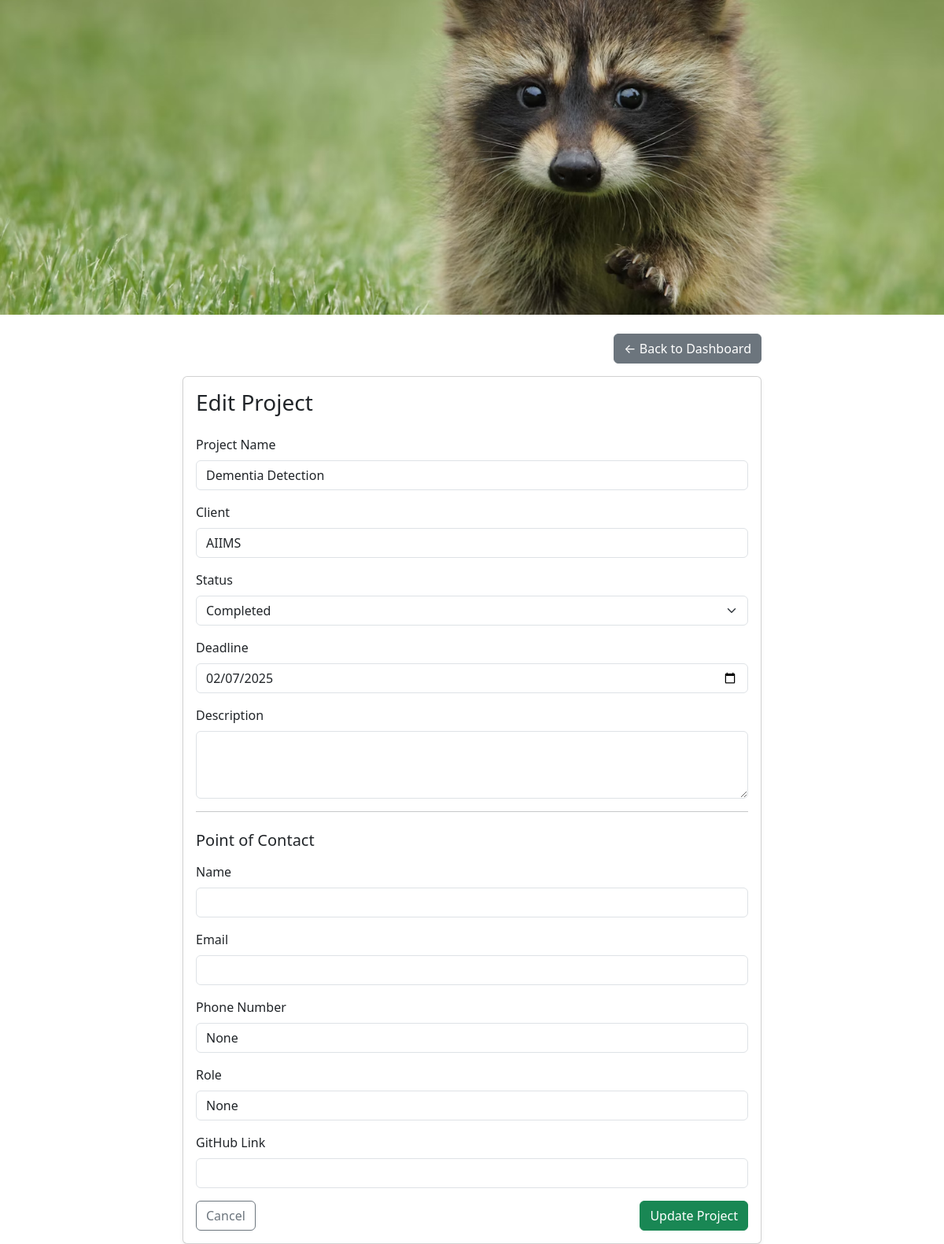
/edit_project/2 (signed in), run on the app's committed database.
### models.py (models this page shows)
class User(db.Model, UserMixin):
    id = db.Column(db.Integer, primary_key=True)
    email = db.Column(db.String(150), unique=True, nullable=False)
    password = db.Column(db.String(256), nullable=False)
    name = db.Column(db.String(256), nullable=False)
    banner_image = db.Column(db.String(100), nullable=True)  # store image filename or URL

class Project(db.Model):
    id = db.Column(db.Integer, primary_key=True)
    name = db.Column(db.String(150), nullable=False)
    client = db.Column(db.String(100))
    status = db.Column(db.String(50), default='Not Started')
    deadline = db.Column(db.Date)
    description = db.Column(db.Text)
    poc_name = db.Column(db.String(100))
    poc_email = db.Column(db.String(100))
    poc_number = db.Column(db.String(100))
    poc_role = db.Column(db.String(100))
    github_link = db.Column(db.String(255))
    created_at = db.Column(db.DateTime, default=datetime.utcnow)
    user_id = db.Column(db.Integer, db.ForeignKey('user.id'), nullable=False)

### app.py (the view, shortened to what this page needs)
@app.route('/edit_project/<int:project_id>', methods=['GET', 'POST'])
@login_required
def edit_project(project_id):
    project = Project.query.get_or_404(project_id)
    if project.user_id != current_user.id:
        flash('Unauthorized access.')
        return redirect(url_for('dashboard'))
    return render_template('edit_project.html', project=project)

### app.py (called while the page is built)
@login_manager.user_loader
def load_user(user_id):
	return User.query.get(int(user_id))

### templates/edit_project.html
{% extends "layout.html" %}
{% block content %}
<div class="row justify-content-center">
  <div class="col-md-8">
    <div class="d-flex justify-content-end mb-3">
  <a href="{{ url_for('dashboard') }}" class="btn btn-secondary">← Back to Dashboard</a>
</div>
    <div class="card shadow-sm">
      <div class="card-body">
        <h3 class="card-title mb-4">Edit Project</h3>
        <form method="POST">
          <div class="mb-3">
            <label class="form-label">Project Name</label>
            <input name="name" class="form-control" value="{{ project.name }}" required>
          </div>
          <div class="mb-3">
            <label class="form-label">Client</label>
            <input name="client" class="form-control" value="{{ project.client }}">
          </div>
          <div class="mb-3">
            <label class="form-label">Status</label>
            <select name="status" class="form-select">
              {% for option in ['Not Started', 'In Progress', 'Completed'] %}
              <option value="{{ option }}" {% if project.status == option %}selected{% endif %}>{{ option }}</option>
              {% endfor %}
            </select>
          </div>
          <div class="mb-3">
            <label class="form-label">Deadline</label>
            <input name="deadline" type="date" class="form-control"
                   value="{{ project.deadline.strftime('%Y-%m-%d') if project.deadline else '' }}">
          </div>
          <div class="mb-3">
            <label class="form-label">Description</label>
            <textarea name="description" class="form-control" rows="3">{{ project.description }}</textarea>
          </div>
          <hr>
          <h5 class="mt-4 mb-3">Point of Contact</h5>
          <div class="mb-3">
            <label class="form-label">Name</label>
            <input name="poc_name" value="{{ project.poc_name }}" class="form-control">
          </div>
          <div class="mb-3">
            <label class="form-label">Email</label>
            <input name="poc_email" value="{{ project.poc_email }}" type="email" class="form-control">
          </div>
          <div class="mb-3">
            <label class="form-label">Phone Number</label>
            <input name="poc_number" value="{{ project.poc_number }}" type="tel" class="form-control">
          </div>
          <div class="mb-3">
            <label class="form-label">Role</label>
            <input name="poc_role" value="{{ project.poc_role }}" class="form-control">
          </div>
          <div class="mb-3">
            <label class="form-label">GitHub Link</label>
            <input name="github_link" value="{{ project.github_link }}" type="url" class="form-control">
          </div>
          <div class="d-flex justify-content-between">
            <a href="{{ url_for('dashboard') }}" class="btn btn-outline-secondary">Cancel</a>
            <button type="submit" class="btn btn-success">Update Project</button>
          </div>
        </form>
      </div>
    </div>
  </div>
</div>
{% endblock %}

### templates/layout.html (shortened to what this page needs)
<!doctype html>
<html lang="en">
<head>
  <link rel="stylesheet" href="https://cdn.jsdelivr.net/npm/bootstrap@5.3.0/dist/css/bootstrap.min.css">
</head>
<body>
  {% if current_user.is_authenticated and current_user.banner_image %}
    <div style="height: 400px; overflow: hidden;">
      <img src="{{ url_for('static', filename='banners/' ~ current_user.banner_image) }}"
           class="w-100" style="object-fit: cover; height: 400px;" alt="Banner">
    </div>
  {% endif %}
  <div class="container mt-4">
    {% block content %}{% endblock %}
  </div>
</body>
</html>

### data on the page
User: banner_image (picture)
Project: name "Dementia Detection", client "AIIMS", status "Completed", deadline "02/07/2025", poc_number "None", poc_role "None"
